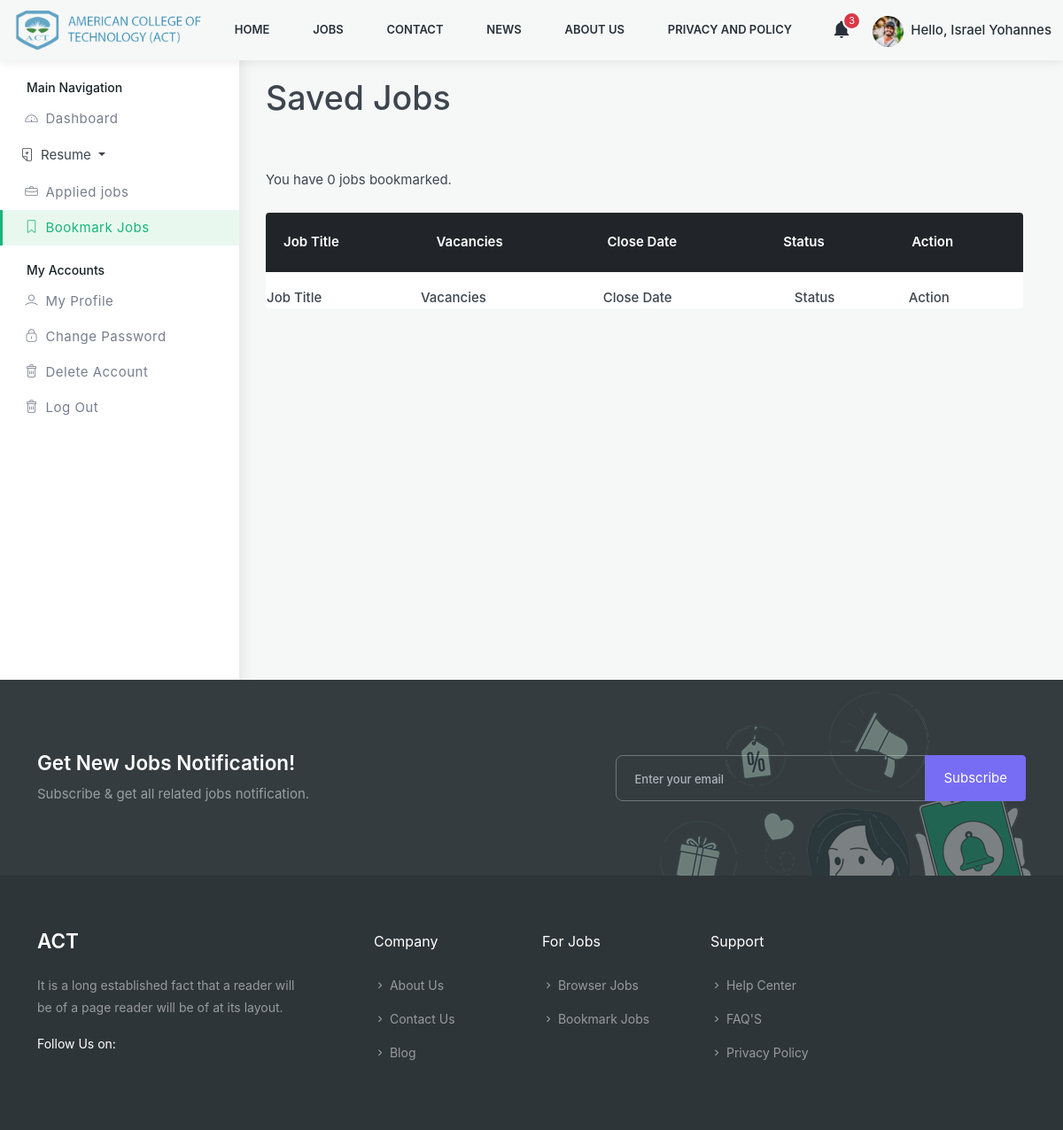
Page /user-bookmark/ (signed in) on the earlier database version.
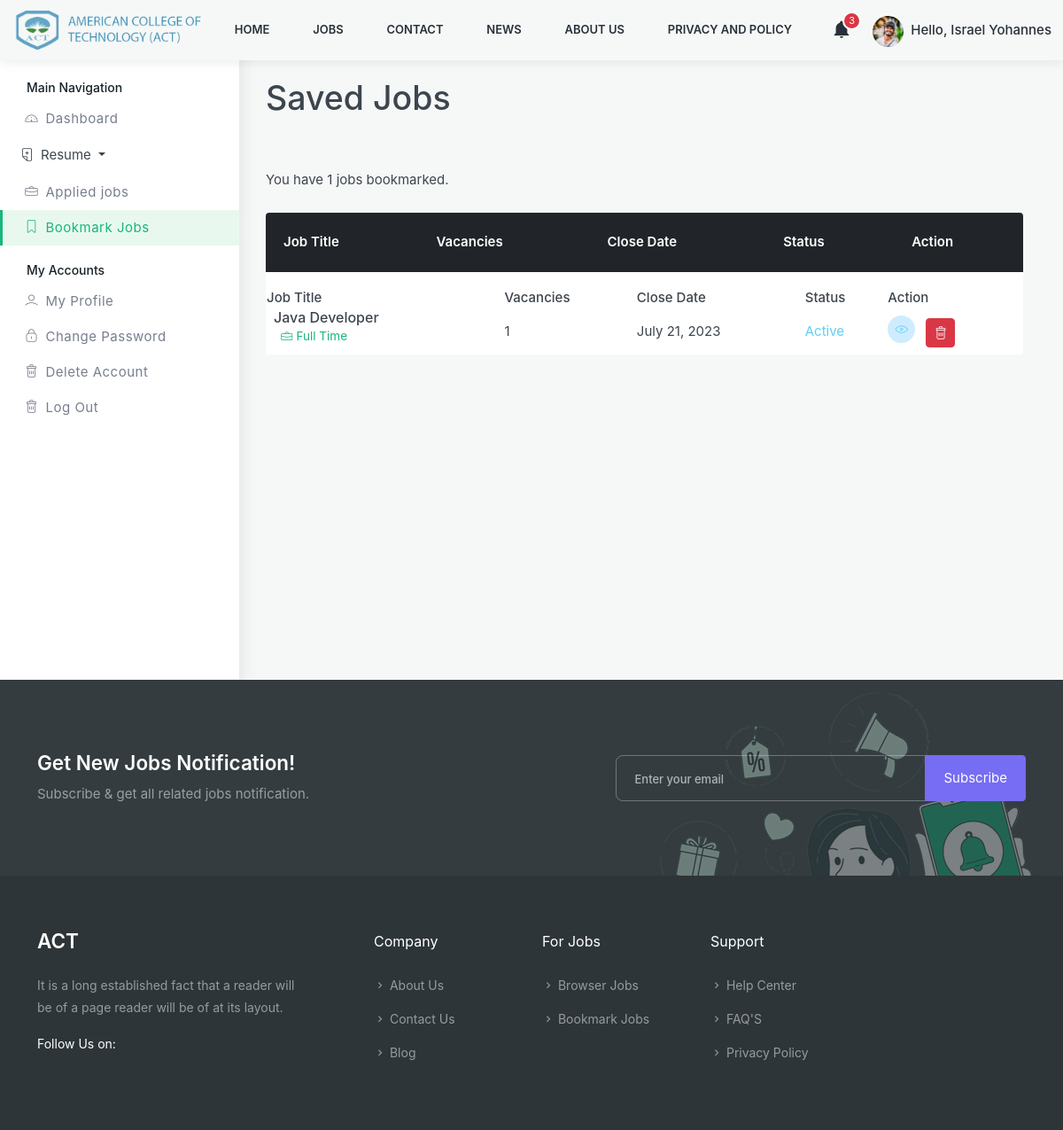
Same page on the later database version.
### Recruitment_System/models.py (models this page shows, shortened)
class Bookmarks(models.Model):
    user = models.ForeignKey(CustomUser, on_delete=models.CASCADE)
    job = models.ForeignKey('Job_Posting', on_delete=models.CASCADE)
    slug = models.SlugField(unique=True,blank=True,  max_length=200)

class Job_Posting(models.Model):
    title = models.CharField(max_length=50)
    sector = models.ForeignKey(Sector, on_delete=models.SET_NULL, null=True)  # Related With Sector
    description = FroalaField()
    vacancies = models.IntegerField()
    experience = models.CharField(max_length=20)
    skills = models.ManyToManyField(Skill)
    location = models.CharField(max_length=200)
    salary_range_start = models.FloatField()
    salary_range_final = models.FloatField()
    type = models.CharField( choices=job_type, max_length=30)
    job_status = models.BooleanField(default=False)
    date_posted = models.DateTimeField(auto_now_add=True)
    date_closed = models.DateField()
    slug = models.SlugField(unique=True,  max_length=200, blank=True)
    class Meta:
        ordering = ['-date_posted','-date_closed']

### Recruitment_System/views.py (the view)
# urls.py: path('user-bookmark/', views.user_bookmark, name='user-bookmark'),
@login_required
def user_bookmark(request):
    bookmarks = Bookmarks.objects.filter(user = request.user)
    context = {
        'bookmarks' : bookmarks
    }
    return render(request, 'RMS/user/dashboard-saved-jobs.html', context)

### Recruitment_System/templates/RMS/user/dashboard-saved-jobs.html (shortened to what the changed rows need)
{% load static %}
<!DOCTYPE html>
<html lang="en">
  <head>
    <link href="{% static 'assets/css/styles.css' %}" rel="stylesheet" />
    <link rel="stylesheet" href="https://cdn.datatables.net/1.13.5/css/jquery.dataTables.min.css" />
    {% include 'include/head.html' %}
  </head>
  <body>
    <div id="main-wrapper">
      <div class="dashboard-wrap bg-light">
        <div class="dashboard-content">
          <div class="dashboard-tlbar d-block mb-5">
            <div class="row">
              <div class="colxl-12 col-lg-12 col-md-12">
                <h1 class="ft-medium">Saved Jobs</h1>
              </div>
            </div>
          </div>
          <div class="dashboard-widg-bar d-block mb-5">
            <div class="row">
              <div class="col-xl-12 col-md-12 col-sm-12">
                <div class="cl-justify">
                  <div class="cl-justify-first">
                    <p class="m-0 p-0 ft-sm">
                      You have {{bookmarks.filter.all.count}} jobs bookmarked.
                    </p>
                  </div>
                </div>
              </div>
              <div class="col-xl-12 col-lg-12 col-md-12">
                <div class="mb-4 tbl-lg rounded overflow-hidden">
                  <div class="table-responsive bg-white">
                    <table class="table">
                      <thead class="thead-dark">
                        <tr>
                          <th scope="col">Job Title</th>
                          <th scope="col">Vacancies</th>
                          <th scope="col">Close Date</th>
                          <th scope="col">Status</th>
                          <th scope="col">Action</th>
                        </tr>
                      </thead>
                      <tbody>
                        <table id="example" class="display " style="width:100%">
                          <thead>
                              <tr>
                                  <th>Job Title</th>
                                  <th>Vacancies</th>
                                  <th>Close Date</th>
                                  <th>Status</th>
                                  <th>Action</th>
                              </tr>
                          </thead>
                          <tbody class="bg-white">
                            {% for book in bookmarks %}
                            <tr class="bg-white">
                              <td class="bg-white">
                                <div class="cats-box rounded d-flex align-items-center">
                                  <div class="cats-box-caption px-2">
                                    <h4 class="fs-md mb-0 ft-medium">
                                      {{book.job.title}}
                                    </h4>
                                    <div class="d-block mb-2 position-relative">
                                      <span class="muted medium ms-2 theme-cl"><i class="lni lni-briefcase me-1"></i>{{book.job.get_type_display}}</span>
                                    </div>
                                  </div>
                                </div>
                              </td>
                              <td>
                                <span>{{ book.job.vacancies}}</span>
                              </td>
                              <td>
                                <span>{{ book.job.date_closed }}</span>
                              </td>
                              <td><span class="text-info">{%if book.job.job_status%}Active{% else%} Closed {% endif%}</span></td>
                              <td>
                                <div class="dash-action">
                                  <a
                                    href="{% url 'Job-detail' book.job.slug %}"
                                    class="p-2 circle text-info bg-light-info d-inline-flex align-items-center justify-content-center me-1"
                                    ><i class="lni lni-eye"></i
                                  ></a>
                                  <a href="{% url 'user-delete-bookmark' book.job.slug%}"
                                    class="btn p-2 circle  btn-danger d-inline-flex align-items-center justify-content-center ms-1"
                                    ><i class="lni lni-trash-can"></i
                                  ></a>
                                </div>
                              </td>
                            </tr>
                            {% endfor %}
                          </tbody>
                      </table>
                      </tbody>
                    </table>
                  </div>
                </div>
              </div>
            </div>
          </div>
        </div>
      </div>
    </div>
  </body>
</html>

Differences in the rows shown:
added Bookmarks: job "Java Developer", job.type "Full Time", job.vacancies "1", job.date_closed "July 21, 2023", shows "Active"
Other differences:
{{ bookmarks.filter.all.count }}: "0" → "1"
